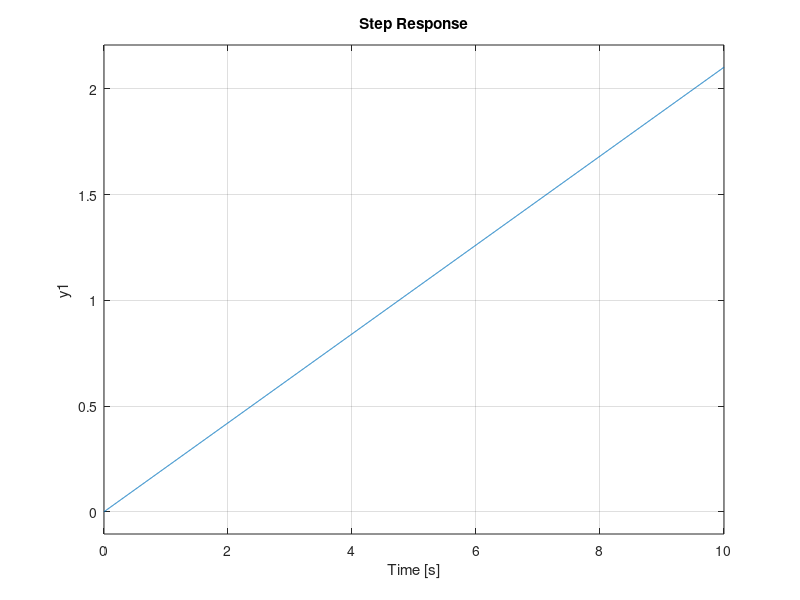

The MATLAB source for this figure:
clc; clear
Kp= 16.5;
A_tank= 78.5;
A = [0, -1/A_tank; 0, 0];
B = [Kp/A_tank; 0];
C = [1, 0];
D = [0];
model = ss(A, B, C, D)
step(model)
H=tf(model)
step(H)